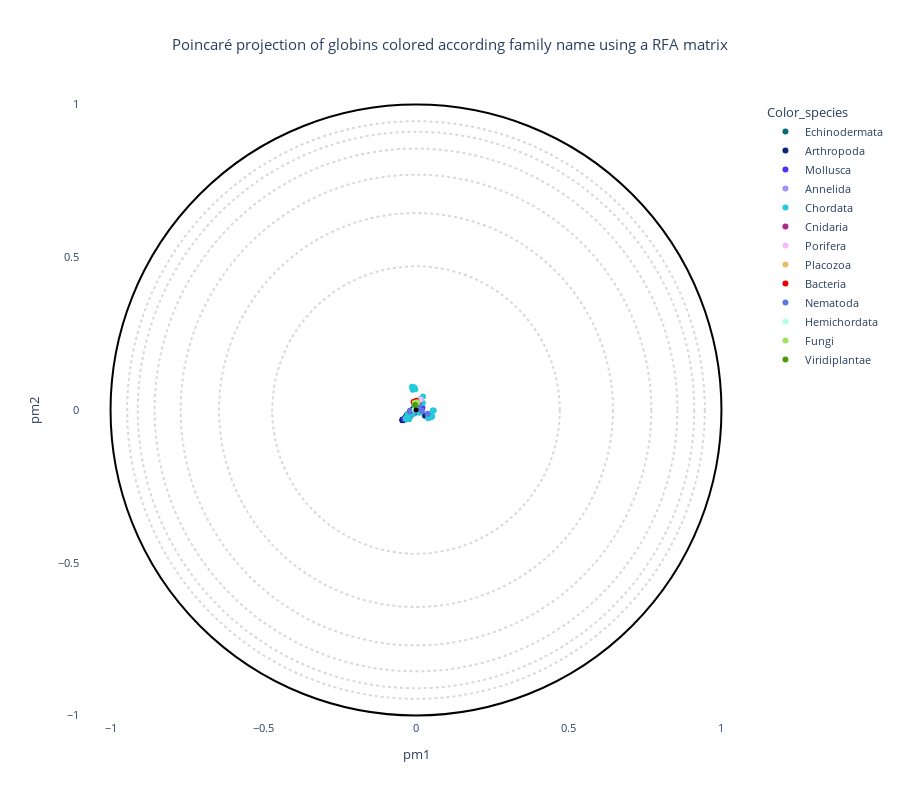

Write notebook code for a chart like this one.
### Markdown cell above
## Visualization

### Code cell
# OPTIONS =================================================
#Here you can set different parameters to color & annotate the resulting projection:
if data_type == "plm" :
    title = "Poincaré projection of globins colored according family name with embeddings"  
elif data_type == "plm_aae" :
    title = "Poincaré projection of globins colored according family name with embeddings autoencoder" 
elif data_type == "pssm" :
    title = "Poincaré projection of globins colored according family name without embeddings" 
else :
    title = "Poincaré projection of globins colored according family name using a RFA matrix" 
#----------------------------------------------------------
# Select the coloring from annotation .csv file:
labels_name = "Color_species"
# Select classes to label among the "labels_name" or "second_labels_name" column (comma separated list):
second_labels_name = ""
labels_text = []
show_text = False
#----------------------------------------------------------
# Use a custom color palette:
color_palette = globin_palette #Default: None
use_custom_palette = True
#==========================================================


#Check projection visualization parameters
#Labels name
if labels_name == "":
    labels_name = None
elif labels_name not in annotation_names:
    raise NameError(f"labels_name {labels_name} is not in the availables annotations.\nAvailables annotations: {annotation_names}")
#Second labels name
if second_labels_name == "":
    second_labels_name = None
elif second_labels_name not in annotation_names:
    raise NameError(f'"second_labels_name" {second_labels_name} is not in the availables annotations.\nAvailables annotations: {annotation_names}')

if not use_custom_palette:
    color_palette = None

#Plot graph
fig = plot_embedding_interactive(df_embedding, 
                                 labels_name = labels_name,
                                 second_labels_name = second_labels_name, 
                                 show_text = show_text,
                                 labels_text = labels_text,
                                 color_palette = color_palette, 
                                 title = title, 
                                 fontsize = 11)
fig.show()

### Figure 1 — Plotly figure (JSON) as saved in the notebook; plotly's stock layout.template omitted (floating-point values rounded to 4 significant figures; data arrays with more than 128 entries replaced by an {"elided": "..."} marker saying what was removed)
{"data": [{"customdata": {"elided": "10x17 mixed values"}, "hovertemplate": "<b>%{hovertext}</b><br><br>Color_species=%{customdata[10]}<br>pm1=%{x}<br>pm2=%{y}<br>proteins_id=%{customdata[0]}<br>tree1=%{customdata[1]}<br>tree2=%{customdata[2]}<br>tree3=%{customdata[3]}<br>tree4=%{customdata[4]}<br>full_name=%{customdata[5]}<br>short_name=%{customdata[6]}<br>full_species=%{customdata[7]}<br>short_species=%{customdata[8]}<br>evo_distance=%{customdata[9]}<br>Domain=%{customdata[11]}<br>Kingdom=%{customdata[12]}<br>Phylum=%{customdata[13]}<br>Subphylum=%{customdata[14]}<br>Class=%{customdata[15]}<br>Genus=%{customdata[16]}<extra></extra>", "hovertext": ["Echinodermata", "Echinodermata", "Echinodermata", "Echinodermata", "Echinodermata", "Echinodermata", "Echinodermata", "Echinodermata", "Echinodermata", "Echinodermata"], "legendgroup": "Echinodermata", "marker": {"color": "#086b75", "symbol": "circle"}, "mode": "markers", "name": "Echinodermata", "orientation": "v", "showlegend": true, "type": "scatter", "x": [-0.006714, 0.011, -0.02467, -0.0154, -0.03531, -0.002046, -0.002524, -0.002946, -0.003024, -0.009995], "xaxis": "x", "y": [-0.00485, 0.001951, -0.01113, -0.007355, -0.02517, 0.005239, 0.00144, 0.002854, 0.002595, 0.003035], "yaxis": "y"}, {"customdata": {"elided": "84x17 mixed values"}, "hovertemplate": "<b>%{hovertext}</b><br><br>Color_species=%{customdata[10]}<br>pm1=%{x}<br>pm2=%{y}<br>proteins_id=%{customdata[0]}<br>tree1=%{customdata[1]}<br>tree2=%{customdata[2]}<br>tree3=%{customdata[3]}<br>tree4=%{customdata[4]}<br>full_name=%{customdata[5]}<br>short_name=%{customdata[6]}<br>full_species=%{customdata[7]}<br>short_species=%{customdata[8]}<br>evo_distance=%{customdata[9]}<br>Domain=%{customdata[11]}<br>Kingdom=%{customdata[12]}<br>Phylum=%{customdata[13]}<br>Subphylum=%{customdata[14]}<br>Class=%{customdata[15]}<br>Genus=%{customdata[16]}<extra></extra>", "hovertext": ["Arthropoda", "Arthropoda", "Arthropoda", "Arthropoda", "Arthropoda", "Arthropoda", "Arthropoda", "Arthropoda", "Arthropoda", "Arthropoda", "Arthropoda", "Arthropoda", "Arthropoda", "Arthropoda", "Arthropoda", "Arthropoda", "Arthropoda", "Arthropoda", "Arthropoda", "Arthropoda", "Arthropoda", "Arthropoda", "Arthropoda", "Arthropoda", "Arthropoda", "Arthropoda", "Arthropoda", "Arthropoda", "Arthropoda", "Arthropoda", "Arthropoda", "Arthropoda", "Arthropoda", "Arthropoda", "Arthropoda", "Arthropoda", "Arthropoda", "Arthropoda", "Arthropoda", "Arthropoda", "Arthropoda", "Arthropoda", "Arthropoda", "Arthropoda", "Arthropoda", "Arthropoda", "Arthropoda", "Arthropoda", "Arthropoda", "Arthropoda", "Arthropoda", "Arthropoda", "Arthropoda", "Arthropoda", "Arthropoda", "Arthropoda", "Arthropoda", "Arthropoda", "Arthropoda", "Arthropoda", "Arthropoda", "Arthropoda", "Arthropoda", "Arthropoda", "Arthropoda", "Arthropoda", "Arthropoda", "Arthropoda", "Arthropoda", "Arthropoda", "Arthropoda", "Arthropoda", "Arthropoda", "Arthropoda", "Arthropoda", "Arthropoda", "Arthropoda", "Arthropoda", "Arthropoda", "Arthropoda", "Arthropoda", "Arthropoda", "Arthropoda", "Arthropoda"], "legendgroup": "Arthropoda", "marker": {"color": "#0b237c", "symbol": "circle"}, "mode": "markers", "name": "Arthropoda", "orientation": "v", "showlegend": true, "type": "scatter", "x": [-0.0001338, -0.001997, -0.001758, -0.003001, -0.001036, -0.002986, 0.0002042, -0.001378, -0.002427, -0.00227, -0.02022, -0.001073, -0.01369, -0.002975, 0.02941, -0.001007, 0.002757, -0.0008558, -0.001706, 0.0003988, 0.009512, -0.001255, -0.03034, -0.01091, 0.006863, -0.002855, -0.02986, -0.04185, -0.04157, -0.04181, -0.0411, -0.04406, -0.04339, -0.0423, -0.04417, -0.04252, -0.04441, -0.04263, 0.0126, -0.001901, -0.02907, -0.03324, -0.03362, 0.01286, -0.03234, -0.03295, -0.03507, -0.03142, -0.0002924, -0.0329, -0.03287, -0.03227, -0.03487, -0.001814, 0.002067, -0.03118, -0.03333, -0.03235, -0.0341, -0.03474, -0.03328, -0.03273, -0.03249, -0.03328, -0.001092, -0.03229, -0.03412, -0.03266, -0.0005302, 0.001147, -0.001678, -0.002262, -0.00312, -0.01646, -0.004378, -0.005172, -0.002541, -0.009566, -0.009877, -0.005215, -0.03, 0.0008415, -0.01855, -0.03241], "xaxis": "x", "y": [-0.001064, -0.0008231, -0.0006265, 0.0001668, -0.001933, -0.0003925, -0.002726, -0.002524, -0.003594, -0.0009887, -0.02246, -0.00452, -0.007311, -0.00391, -0.01882, -0.004339, 0.0002378, -0.007565, -0.008256, 0.009381, 0.01929, 0.003816, -0.02235, -0.006919, -0.005757, 0.00142, -0.02287, -0.03123, -0.0312, -0.03132, -0.03088, -0.0331, -0.03259, -0.03176, -0.03296, -0.03236, -0.0334, -0.03197, 0.02845, -0.000625, -0.01679, -0.02352, -0.02485, 0.02929, -0.02483, -0.02787, -0.02778, -0.02591, 0.002354, -0.03061, -0.0276, -0.02928, -0.02749, -0.004339, -0.002763, -0.01916, -0.028, -0.02677, -0.02856, -0.02899, -0.0276, -0.02701, -0.02693, -0.02787, 0.009413, -0.02709, -0.02976, -0.02727, -0.001921, 0.001427, -0.0003004, -0.0003103, -0.0001477, -0.004284, 0.001141, 0.005584, 0.01555, -0.0001074, -0.01131, 0.0002478, -0.01666, 0.01018, -0.002372, -0.02619], "yaxis": "y"}, {"customdata": {"elided": "36x17 mixed values"}, "hovertemplate": "<b>%{hovertext}</b><br><br>Color_species=%{customdata[10]}<br>pm1=%{x}<br>pm2=%{y}<br>proteins_id=%{customdata[0]}<br>tree1=%{customdata[1]}<br>tree2=%{customdata[2]}<br>tree3=%{customdata[3]}<br>tree4=%{customdata[4]}<br>full_name=%{customdata[5]}<br>short_name=%{customdata[6]}<br>full_species=%{customdata[7]}<br>short_species=%{customdata[8]}<br>evo_distance=%{customdata[9]}<br>Domain=%{customdata[11]}<br>Kingdom=%{customdata[12]}<br>Phylum=%{customdata[13]}<br>Subphylum=%{customdata[14]}<br>Class=%{customdata[15]}<br>Genus=%{customdata[16]}<extra></extra>", "hovertext": ["Mollusca", "Mollusca", "Mollusca", "Mollusca", "Mollusca", "Mollusca", "Mollusca", "Mollusca", "Mollusca", "Mollusca", "Mollusca", "Mollusca", "Mollusca", "Mollusca", "Mollusca", "Mollusca", "Mollusca", "Mollusca", "Mollusca", "Mollusca", "Mollusca", "Mollusca", "Mollusca", "Mollusca", "Mollusca", "Mollusca", "Mollusca", "Mollusca", "Mollusca", "Mollusca", "Mollusca", "Mollusca", "Mollusca", "Mollusca", "Mollusca", "Mollusca"], "legendgroup": "Mollusca", "marker": {"color": "#512ff8", "symbol": "circle"}, "mode": "markers", "name": "Mollusca", "orientation": "v", "showlegend": true, "type": "scatter", "x": [-0.002179, -0.003459, 0.01193, 0.01422, 0.01466, 0.01424, 0.02104, -0.007507, -0.01273, -0.01034, -0.007852, -0.01073, -0.00238, 0.01383, 0.01156, -0.03247, -0.02025, -0.01672, -0.03216, 0.01098, 0.01247, 0.0002432, -0.03406, -0.03428, 0.01138, 0.01262, 0.002384, 0.01015, 0.012, -0.01101, -0.00738, -0.0379, -0.03333, -0.03555, -0.03618, -0.03836], "xaxis": "x", "y": [0.00145, -7.742e-05, 0.03025, 0.03077, 0.03212, 0.03081, 0.006394, -0.002444, -0.01402, -0.005007, -0.00241, -0.003224, 0.01235, 0.02962, 0.02726, -0.02556, -0.01813, -0.01094, -0.0249, 0.02728, 0.0288, 0.01129, -0.02693, -0.02523, 0.02686, 0.02848, 0.01911, 0.0242, 0.02844, -0.005523, -0.002406, -0.02902, -0.02463, -0.0272, -0.02871, -0.0296], "yaxis": "y"}, {"customdata": {"elided": "9x17 mixed values"}, "hovertemplate": "<b>%{hovertext}</b><br><br>Color_species=%{customdata[10]}<br>pm1=%{x}<br>pm2=%{y}<br>proteins_id=%{customdata[0]}<br>tree1=%{customdata[1]}<br>tree2=%{customdata[2]}<br>tree3=%{customdata[3]}<br>tree4=%{customdata[4]}<br>full_name=%{customdata[5]}<br>short_name=%{customdata[6]}<br>full_species=%{customdata[7]}<br>short_species=%{customdata[8]}<br>evo_distance=%{customdata[9]}<br>Domain=%{customdata[11]}<br>Kingdom=%{customdata[12]}<br>Phylum=%{customdata[13]}<br>Subphylum=%{customdata[14]}<br>Class=%{customdata[15]}<br>Genus=%{customdata[16]}<extra></extra>", "hovertext": ["Annelida", "Annelida", "Annelida", "Annelida", "Annelida", "Annelida", "Annelida", "Annelida", "Annelida"], "legendgroup": "Annelida", "marker": {"color": "#a191f3", "symbol": "circle"}, "mode": "markers", "name": "Annelida", "orientation": "v", "showlegend": true, "type": "scatter", "x": [-0.002671, -0.0008967, -0.0004066, -0.002637, 0.004126, 0.01439, -0.03276, 0.01151, -0.0007132], "xaxis": "x", "y": [0.00631, 0.009833, 0.0114, 0.01684, -0.002985, 0.03095, -0.02721, 0.02605, 0.01042], "yaxis": "y"}, {"customdata": {"elided": "88x17 mixed values"}, "hovertemplate": "<b>%{hovertext}</b><br><br>Color_species=%{customdata[10]}<br>pm1=%{x}<br>pm2=%{y}<br>proteins_id=%{customdata[0]}<br>tree1=%{customdata[1]}<br>tree2=%{customdata[2]}<br>tree3=%{customdata[3]}<br>tree4=%{customdata[4]}<br>full_name=%{customdata[5]}<br>short_name=%{customdata[6]}<br>full_species=%{customdata[7]}<br>short_species=%{customdata[8]}<br>evo_distance=%{customdata[9]}<br>Domain=%{customdata[11]}<br>Kingdom=%{customdata[12]}<br>Phylum=%{customdata[13]}<br>Subphylum=%{customdata[14]}<br>Class=%{customdata[15]}<br>Genus=%{customdata[16]}<extra></extra>", "hovertext": ["Chordata", "Chordata", "Chordata", "Chordata", "Chordata", "Chordata", "Chordata", "Chordata", "Chordata", "Chordata", "Chordata", "Chordata", "Chordata", "Chordata", "Chordata", "Chordata", "Chordata", "Chordata", "Chordata", "Chordata", "Chordata", "Chordata", "Chordata", "Chordata", "Chordata", "Chordata", "Chordata", "Chordata", "Chordata", "Chordata", "Chordata", "Chordata", "Chordata", "Chordata", "Chordata", "Chordata", "Chordata", "Chordata", "Chordata", "Chordata", "Chordata", "Chordata", "Chordata", "Chordata", "Chordata", "Chordata", "Chordata", "Chordata", "Chordata", "Chordata", "Chordata", "Chordata", "Chordata", "Chordata", "Chordata", "Chordata", "Chordata", "Chordata", "Chordata", "Chordata", "Chordata", "Chordata", "Chordata", "Chordata", "Chordata", "Chordata", "Chordata", "Chordata", "Chordata", "Chordata", "Chordata", "Chordata", "Chordata", "Chordata", "Chordata", "Chordata", "Chordata", "Chordata", "Chordata", "Chordata", "Chordata", "Chordata", "Chordata", "Chordata", "Chordata", "Chordata", "Chordata", "Chordata"], "legendgroup": "Chordata", "marker": {"color": "#26c9d9", "symbol": "circle"}, "mode": "markers", "name": "Chordata", "orientation": "v", "showlegend": true, "type": "scatter", "x": [-0.01306, -0.002722, -0.002392, 0.0485, 0.052, 0.04953, 0.047, -0.02865, 0.04996, 0.047, 0.04887, 0.0456, 0.04565, 0.05112, 0.01686, 0.04678, 0.04921, 0.04809, 0.04827, 0.05814, 0.05468, 0.04717, 0.04978, 0.0467, 0.05193, 0.0482, 0.04906, 0.0467, 0.04824, 0.04898, 0.0498, 0.04738, 0.01313, 0.01421, 0.01437, 0.01451, 0.01452, 0.01451, 0.01673, 0.0149, 0.01493, 0.01418, 0.01465, 0.01482, 0.01372, 0.01509, -0.001202, 0.01447, 0.01471, -0.00311, -0.005329, -0.003055, -0.0005879, -0.002825, -0.002585, -0.02285, -0.02299, -0.03168, -0.03365, 0.03951, 0.04457, 0.0484, 0.009663, 0.01099, 0.01056, 0.01425, -0.01057, 0.01377, -0.0009268, -0.0009914, 0.04856, 0.002889, -0.007797, -0.007738, -0.007896, -0.005626, -0.002236, 0.0229, -0.007786, 0.01408, -0.01125, 0.02253, -0.00758, 0.05009, 0.04872, 0.04663, -0.02736, -0.002302], "xaxis": "x", "y": [0.07573, 0.01672, 0.001522, -0.02037, -0.01894, -0.01967, -0.01963, -0.02019, -0.02135, -0.02032, -0.02106, -0.01983, -0.01969, -0.02069, 0.02605, -0.02025, -0.02168, -0.02192, -0.02094, -0.001262, -0.001304, -0.02003, -0.02044, -0.02026, -0.02152, -0.0209, -0.0201, -0.02139, -0.02083, -0.02125, -0.02099, -0.02194, -0.006972, 0.03044, 0.03171, 0.02998, 0.03119, 0.03, 0.0319, 0.03238, 0.03305, 0.03093, 0.0318, 0.03269, 0.02942, 0.03319, 0.01485, 0.03055, 0.03249, 0.01787, 0.01565, 0.01681, 0.01813, 0.0163, 0.01702, -0.03001, -0.02941, -0.02756, -0.02859, -0.02708, -0.02443, -0.021, -0.008216, -0.007053, -0.004628, -0.00783, -0.01412, 0.03523, 0.01482, 0.00953, -0.02194, 0.0272, 0.06976, 0.07248, 0.06953, 0.07487, 0.06831, 0.04421, 0.0726, 0.03316, 0.06615, 0.02324, 0.06816, -0.02294, -0.02257, -0.02042, -0.01229, 0.01595], "yaxis": "y"}, {"customdata": [[18, -1, -1, 8, 4, "Predicted protein", "Predicted", "Nematostella vectensis", "Nematostella", 2.434, "Cnidaria", "Eukaryota", "Metazoa", "Cnidaria", "Other", "Other", "Other"], [82, -1, 15, 7, 4, "Predicted protein", "Predicted", "Nematostella vectensis", "Nematostella", 3.063, "Cnidaria", "Eukaryota", "Metazoa", "Cnidaria", "Other", "Other", "Other"], [83, 20, 15, 7, 4, "Predicted protein", "Predicted", "Nematostella vectensis", "Nematostella", 2.696, "Cnidaria", "Eukaryota", "Metazoa", "Cnidaria", "Other", "Other", "Other"], [84, -1, 15, 7, 4, "Predicted protein", "Predicted", "Nematostella vectensis", "Nematostella", 2.747, "Cnidaria", "Eukaryota", "Metazoa", "Cnidaria", "Other", "Other", "Other"], [85, 20, 15, 7, 4, "Predicted protein", "Predicted", "Nematostella vectensis", "Nematostella", 2.467, "Cnidaria", "Eukaryota", "Metazoa", "Cnidaria", "Other", "Other", "Other"], [208, -1, -1, -1, 3, "Predicted protein", "Predicted", "Nematostella vectensis", "Nematostella", 3.137, "Cnidaria", "Eukaryota", "Metazoa", "Cnidaria", "Other", "Other", "Other"]], "hovertemplate": "<b>%{hovertext}</b><br><br>Color_species=%{customdata[10]}<br>pm1=%{x}<br>pm2=%{y}<br>proteins_id=%{customdata[0]}<br>tree1=%{customdata[1]}<br>tree2=%{customdata[2]}<br>tree3=%{customdata[3]}<br>tree4=%{customdata[4]}<br>full_name=%{customdata[5]}<br>short_name=%{customdata[6]}<br>full_species=%{customdata[7]}<br>short_species=%{customdata[8]}<br>evo_distance=%{customdata[9]}<br>Domain=%{customdata[11]}<br>Kingdom=%{customdata[12]}<br>Phylum=%{customdata[13]}<br>Subphylum=%{customdata[14]}<br>Class=%{customdata[15]}<br>Genus=%{customdata[16]}<extra></extra>", "hovertext": ["Cnidaria", "Cnidaria", "Cnidaria", "Cnidaria", "Cnidaria", "Cnidaria"], "legendgroup": "Cnidaria", "marker": {"color": "#ad288b", "symbol": "circle"}, "mode": "markers", "name": "Cnidaria", "orientation": "v", "showlegend": true, "type": "scatter", "x": [0.01089, -0.003294, -0.0196, 0.001441, 0.001292, 0.009637], "xaxis": "x", "y": [0.02669, 1.877e-05, -0.004105, 0.01012, 0.004007, 0.02796], "yaxis": "y"}, {"customdata": [[37, -1, -1, 9, 3, "Uncharacterized protein", "Uncharacterized", "Amphimedon queenslandica", "Amphimedon", 2.522, "Porifera", "Eukaryota", "Metazoa", "Porifera", "Other", "Other", "Other"]], "hovertemplate": "<b>%{hovertext}</b><br><br>Color_species=%{customdata[10]}<br>pm1=%{x}<br>pm2=%{y}<br>proteins_id=%{customdata[0]}<br>tree1=%{customdata[1]}<br>tree2=%{customdata[2]}<br>tree3=%{customdata[3]}<br>tree4=%{customdata[4]}<br>full_name=%{customdata[5]}<br>short_name=%{customdata[6]}<br>full_species=%{customdata[7]}<br>short_species=%{customdata[8]}<br>evo_distance=%{customdata[9]}<br>Domain=%{customdata[11]}<br>Kingdom=%{customdata[12]}<br>Phylum=%{customdata[13]}<br>Subphylum=%{customdata[14]}<br>Class=%{customdata[15]}<br>Genus=%{customdata[16]}<extra></extra>", "hovertext": ["Porifera"], "legendgroup": "Porifera", "marker": {"color": "#fdb7fd", "symbol": "circle"}, "mode": "markers", "name": "Porifera", "orientation": "v", "showlegend": true, "type": "scatter", "x": [0.01506], "xaxis": "x", "y": [0.03438], "yaxis": "y"}, {"customdata": [[78, -1, -1, 20, 7, "Putative uncharacterized protein", "Putative", "Trichoplax adhaerens", "Trichoplax", 2.316, "Placozoa", "Eukaryota", "Metazoa", "Other", "Other", "Other", "Other"]], "hovertemplate": "<b>%{hovertext}</b><br><br>Color_species=%{customdata[10]}<br>pm1=%{x}<br>pm2=%{y}<br>proteins_id=%{customdata[0]}<br>tree1=%{customdata[1]}<br>tree2=%{customdata[2]}<br>tree3=%{customdata[3]}<br>tree4=%{customdata[4]}<br>full_name=%{customdata[5]}<br>short_name=%{customdata[6]}<br>full_species=%{customdata[7]}<br>short_species=%{customdata[8]}<br>evo_distance=%{customdata[9]}<br>Domain=%{customdata[11]}<br>Kingdom=%{customdata[12]}<br>Phylum=%{customdata[13]}<br>Subphylum=%{customdata[14]}<br>Class=%{customdata[15]}<br>Genus=%{customdata[16]}<extra></extra>", "hovertext": ["Placozoa"], "legendgroup": "Placozoa", "marker": {"color": "#e9bd6b", "symbol": "circle"}, "mode": "markers", "name": "Placozoa", "orientation": "v", "showlegend": true, "type": "scatter", "x": [0.0064], "xaxis": "x", "y": [0.01542], "yaxis": "y"}, {"customdata": [[79, -1, -1, 6, 3, "Globin", "Globin", "Gemmatirosa kalamazoonesis", "Gemmatirosa", 2.905, "Bacteria", "Bacteria", "Bacteria", "Other", "Other", "Other", "Other"], [80, -1, 9, 6, 3, "Globin", "Globin", "Gemmatirosa kalamazoonesis", "Gemmatirosa", 3.007, "Bacteria", "Bacteria", "Bacteria", "Other", "Other", "Other", "Other"], [81, -1, 9, 6, 3, "Hemin receptor", "Hemin", "Halothiobacillus sp.", "Halothiobacillus", 2.535, "Bacteria", "Bacteria", "Bacteria", "Proteobacteria", "Other", "Gammaproteobacteria", "Other"]], "hovertemplate": "<b>%{hovertext}</b><br><br>Color_species=%{customdata[10]}<br>pm1=%{x}<br>pm2=%{y}<br>proteins_id=%{customdata[0]}<br>tree1=%{customdata[1]}<br>tree2=%{customdata[2]}<br>tree3=%{customdata[3]}<br>tree4=%{customdata[4]}<br>full_name=%{customdata[5]}<br>short_name=%{customdata[6]}<br>full_species=%{customdata[7]}<br>short_species=%{customdata[8]}<br>evo_distance=%{customdata[9]}<br>Domain=%{customdata[11]}<br>Kingdom=%{customdata[12]}<br>Phylum=%{customdata[13]}<br>Subphylum=%{customdata[14]}<br>Class=%{customdata[15]}<br>Genus=%{customdata[16]}<extra></extra>", "hovertext": ["Bacteria", "Bacteria", "Bacteria"], "legendgroup": "Bacteria", "marker": {"color": "#f10000", "symbol": "circle"}, "mode": "markers", "name": "Bacteria", "orientation": "v", "showlegend": true, "type": "scatter", "x": [-0.007559, 0.00118, -0.007455], "xaxis": "x", "y": [0.02642, 0.02991, 0.02592], "yaxis": "y"}, {"customdata": {"elided": "10x17 mixed values"}, "hovertemplate": "<b>%{hovertext}</b><br><br>Color_species=%{customdata[10]}<br>pm1=%{x}<br>pm2=%{y}<br>proteins_id=%{customdata[0]}<br>tree1=%{customdata[1]}<br>tree2=%{customdata[2]}<br>tree3=%{customdata[3]}<br>tree4=%{customdata[4]}<br>full_name=%{customdata[5]}<br>short_name=%{customdata[6]}<br>full_species=%{customdata[7]}<br>short_species=%{customdata[8]}<br>evo_distance=%{customdata[9]}<br>Domain=%{customdata[11]}<br>Kingdom=%{customdata[12]}<br>Phylum=%{customdata[13]}<br>Subphylum=%{customdata[14]}<br>Class=%{customdata[15]}<br>Genus=%{customdata[16]}<extra></extra>", "hovertext": ["Nematoda", "Nematoda", "Nematoda", "Nematoda", "Nematoda", "Nematoda", "Nematoda", "Nematoda", "Nematoda", "Nematoda"], "legendgroup": "Nematoda", "marker": {"color": "#5d78e3", "symbol": "circle"}, "mode": "markers", "name": "Nematoda", "orientation": "v", "showlegend": true, "type": "scatter", "x": [-0.002358, -0.002036, -0.001077, -0.001738, 0.01954, 0.03781, -0.0009054, 0.00991, -0.002989, -0.01934], "xaxis": "x", "y": [0.001663, 0.005635, 0.004671, 0.01002, -0.002822, -0.01202, 0.01514, 0.01393, 0.01563, -0.00318], "yaxis": "y"}, {"customdata": [[203, -1, -1, 14, 6, "Neuroglobin like protein", "Neuroglobin", "Saccoglossus kowalevskii", "Saccoglossus", 2.36, "Hemichordata", "Eukaryota", "Metazoa", "Hemichordata", "Other", "Other", "Other"]], "hovertemplate": "<b>%{hovertext}</b><br><br>Color_species=%{customdata[10]}<br>pm1=%{x}<br>pm2=%{y}<br>proteins_id=%{customdata[0]}<br>tree1=%{customdata[1]}<br>tree2=%{customdata[2]}<br>tree3=%{customdata[3]}<br>tree4=%{customdata[4]}<br>full_name=%{customdata[5]}<br>short_name=%{customdata[6]}<br>full_species=%{customdata[7]}<br>short_species=%{customdata[8]}<br>evo_distance=%{customdata[9]}<br>Domain=%{customdata[11]}<br>Kingdom=%{customdata[12]}<br>Phylum=%{customdata[13]}<br>Subphylum=%{customdata[14]}<br>Class=%{customdata[15]}<br>Genus=%{customdata[16]}<extra></extra>", "hovertext": ["Hemichordata"], "legendgroup": "Hemichordata", "marker": {"color": "#b0ffe8", "symbol": "circle"}, "mode": "markers", "name": "Hemichordata", "orientation": "v", "showlegend": true, "type": "scatter", "x": [-0.003675], "xaxis": "x", "y": [0.001167], "yaxis": "y"}, {"customdata": [[210, 15, 8, 6, 3, "ARAD1D45562p", "ARAD1D45562p", "Blastobotrys adeninivorans", "Blastobotrys", 3.652, "Fungi", "Eukaryota", "Fungi", "Ascomycota", "Other", "Other", "Other"], [234, 15, 8, 6, 3, "CYFA0S05e02454g1_1", "CYFA0S05e02454g1_1", "Cyberlindnera fabianii", "Cyberlindnera", 4.119, "Fungi", "Eukaryota", "Fungi", "Ascomycota", "Other", "Other", "Other"]], "hovertemplate": "<b>%{hovertext}</b><br><br>Color_species=%{customdata[10]}<br>pm1=%{x}<br>pm2=%{y}<br>proteins_id=%{customdata[0]}<br>tree1=%{customdata[1]}<br>tree2=%{customdata[2]}<br>tree3=%{customdata[3]}<br>tree4=%{customdata[4]}<br>full_name=%{customdata[5]}<br>short_name=%{customdata[6]}<br>full_species=%{customdata[7]}<br>short_species=%{customdata[8]}<br>evo_distance=%{customdata[9]}<br>Domain=%{customdata[11]}<br>Kingdom=%{customdata[12]}<br>Phylum=%{customdata[13]}<br>Subphylum=%{customdata[14]}<br>Class=%{customdata[15]}<br>Genus=%{customdata[16]}<extra></extra>", "hovertext": ["Fungi", "Fungi"], "legendgroup": "Fungi", "marker": {"color": "#a0e361", "symbol": "circle"}, "mode": "markers", "name": "Fungi", "orientation": "v", "showlegend": true, "type": "scatter", "x": [-0.004321, 0.004476], "xaxis": "x", "y": [0.02374, 0.02532], "yaxis": "y"}, {"customdata": [[227, -1, -1, 9, 3, "Uncharacterized protein", "Uncharacterized", "Micromonas commoda", "Micromonas", 2.71, "Viridiplantae", "Eukaryota", "Plantae", "Chlorophyta", "Other", "Other", "Other"]], "hovertemplate": "<b>%{hovertext}</b><br><br>Color_species=%{customdata[10]}<br>pm1=%{x}<br>pm2=%{y}<br>proteins_id=%{customdata[0]}<br>tree1=%{customdata[1]}<br>tree2=%{customdata[2]}<br>tree3=%{customdata[3]}<br>tree4=%{customdata[4]}<br>full_name=%{customdata[5]}<br>short_name=%{customdata[6]}<br>full_species=%{customdata[7]}<br>short_species=%{customdata[8]}<br>evo_distance=%{customdata[9]}<br>Domain=%{customdata[11]}<br>Kingdom=%{customdata[12]}<br>Phylum=%{customdata[13]}<br>Subphylum=%{customdata[14]}<br>Class=%{customdata[15]}<br>Genus=%{customdata[16]}<extra></extra>", "hovertext": ["Viridiplantae"], "legendgroup": "Viridiplantae", "marker": {"color": "#4d9b03", "symbol": "circle"}, "mode": "markers", "name": "Viridiplantae", "orientation": "v", "showlegend": true, "type": "scatter", "x": [-0.002955], "xaxis": "x", "y": [0.01664], "yaxis": "y"}], "layout": {"font": {"size": 11}, "height": 800, "legend": {"title": {"text": "Color_species"}, "tracegroupgap": 0}, "plot_bgcolor": "rgba(0, 0, 0, 0)", "shapes": [{"line": {"color": "black", "dash": "dot"}, "opacity": 0.15, "type": "circle", "x0": -0.4706, "x1": 0.4706, "y0": -0.4706, "y1": 0.4706}, {"line": {"color": "black", "dash": "dot"}, "opacity": 0.15, "type": "circle", "x0": -0.6447, "x1": 0.6447, "y0": -0.6447, "y1": 0.6447}, {"line": {"color": "black", "dash": "dot"}, "opacity": 0.15, "type": "circle", "x0": -0.7705, "x1": 0.7705, "y0": -0.7705, "y1": 0.7705}, {"line": {"color": "black", "dash": "dot"}, "opacity": 0.15, "type": "circle", "x0": -0.8557, "x1": 0.8557, "y0": -0.8557, "y1": 0.8557}, {"line": {"color": "black", "dash": "dot"}, "opacity": 0.15, "type": "circle", "x0": -0.9108, "x1": 0.9108, "y0": -0.9108, "y1": 0.9108}, {"line": {"color": "black", "dash": "dot"}, "opacity": 0.15, "type": "circle", "x0": -0.9455, "x1": 0.9455, "y0": -0.9455, "y1": 0.9455}, {"line": {"color": "Black"}, "type": "circle", "x0": -1, "x1": 1, "xref": "x", "y0": -1, "y1": 1, "yref": "y"}, {"fillcolor": "Black", "line": {"color": "Black"}, "type": "circle", "x0": -0.005, "x1": 0.005, "xref": "x", "y0": -0.005, "y1": 0.005, "yref": "y"}], "title": {"text": "Poincaré projection of globins colored according family name using a RFA matrix", "x": 0.5}, "xaxis": {"anchor": "y", "constrain": "domain", "domain": [0, 1], "range": [-1.1, 1.1], "title": {"text": "pm1"}}, "yaxis": {"anchor": "x", "domain": [0, 1], "scaleanchor": "x", "scaleratio": 1, "title": {"text": "pm2"}}, "yaxis2": {"layer": "below traces", "matches": "y", "overlaying": "y"}}}
